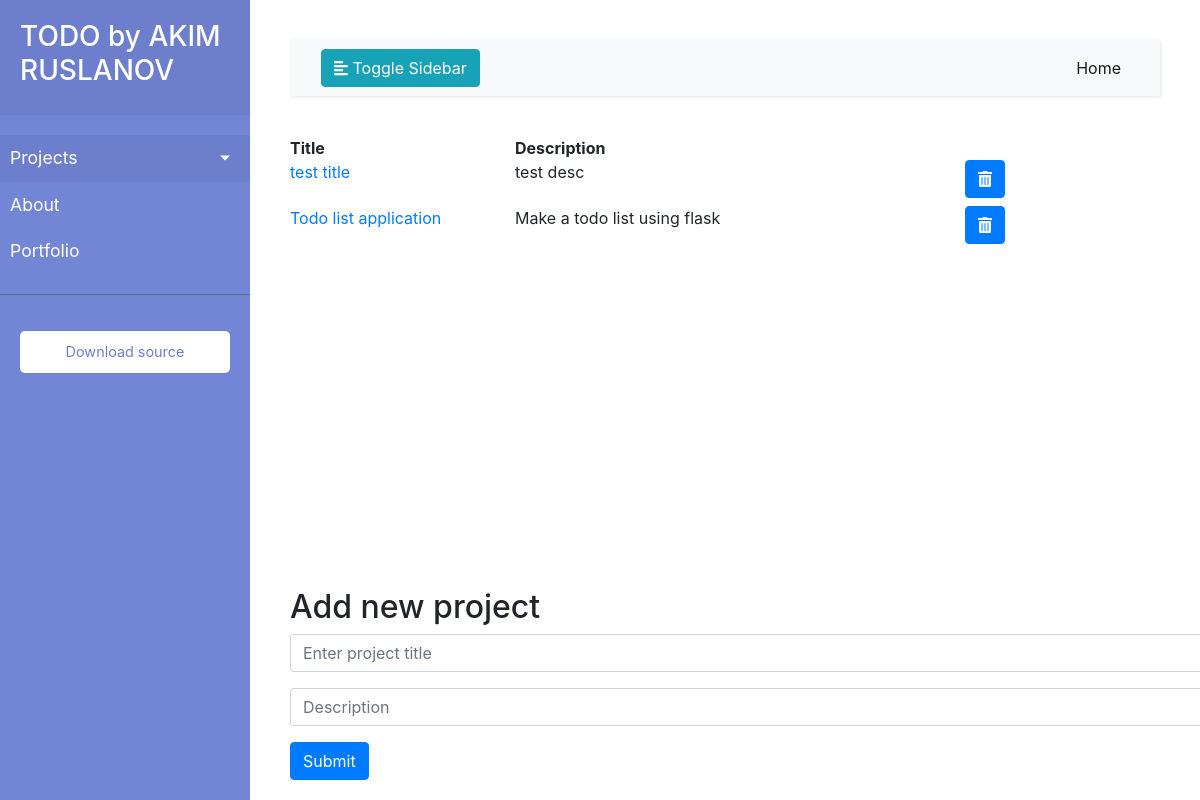
The page /project_page on the database as committed earlier.
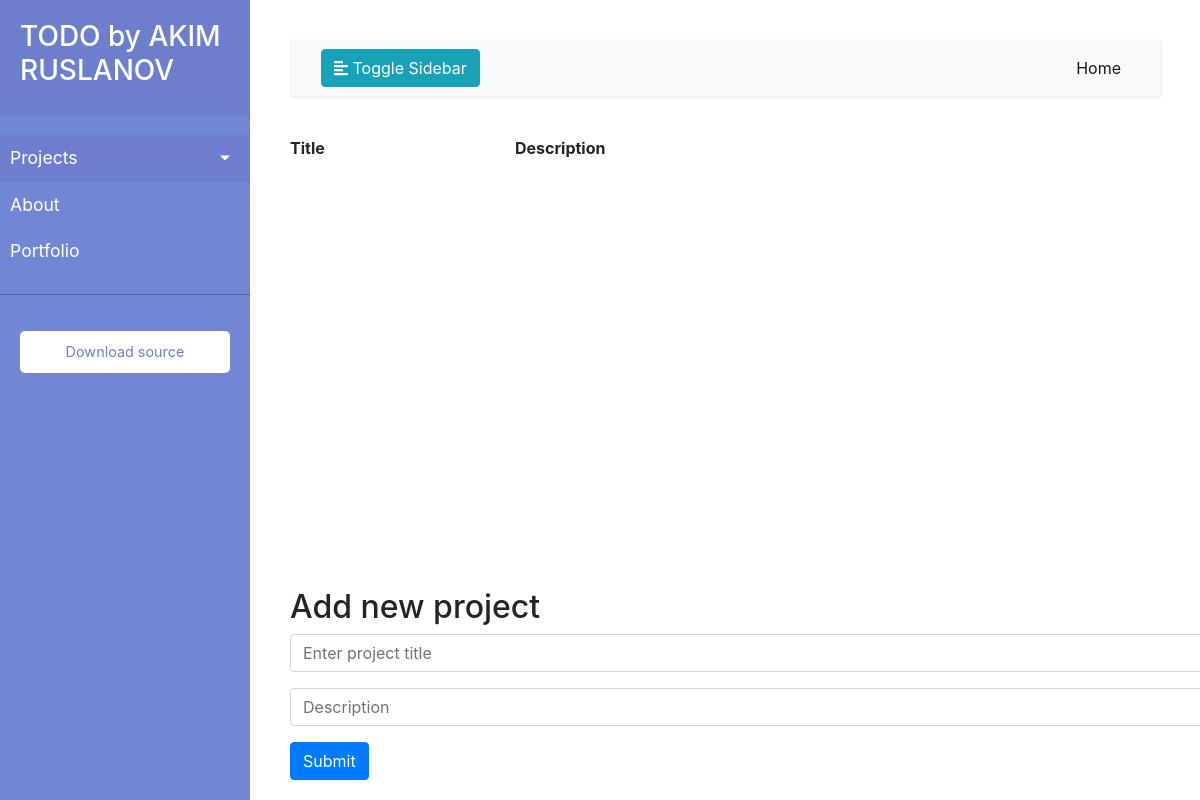
The same page on the database as committed later.
### app.py (models this page shows, shortened)
class Project(db.Model):
    id = db.Column(db.Integer, primary_key=True)
    title = db.Column(db.Text, nullable=False)
    description = db.Column(db.Text, nullable=True, default="")
    date_created = db.Column(db.DateTime, default=datetime.utcnow)
    tasks = db.relationship('Task', backref='project', lazy=True)

### app.py (the view)
@app.route('/project_page')
def add_project_page():
    projects = Project.query.all()
    return render_template('add_project.html', projects=projects)

### templates/add_project.html (shortened to what this page needs)
{% extends 'base.html' %}
{% block content %}
<dl class="row">
    <dt class="col-sm-3">Title</dt>
    <dt class="col-sm-9">Description</dd>
        {% for project in projects %}
        <dd class="col-sm-3"> <a href="/{{ project.id }}">{{ project.title }}</a>  </dt>
        <dd class="col-sm-6"> {{project.description }}</dd>
        <dd class="col-sm-1">
          <a href="/delete_project/{{ project.id }}" class="btn btn-primary"><i class="fas fa-trash-alt"></i></a>
        </dd>
    {% endfor %}
  </dl>
<div id="input_wrapper">
    <form action="/project" method="POST">
        <h2>Add new project</h2>
        <div class="form-group">
          <input type="text" class="form-control" id="project_title" aria-describedby="titleHelp" name="title" placeholder="Enter project title">
        </div>
        <div class="form-group">
          <input type="text" class="form-control" id="project_desc" placeholder="Description" name="desc">
        </div>
        <button type="submit" class="btn btn-primary">Submit</button>
    </form>
</div>
{% endblock %}

Rows that differ between the two databases and show on the page:
removed Project: title "test title", description "test desc"
removed Project: title "Todo list application", description "Make a todo list using flask"
